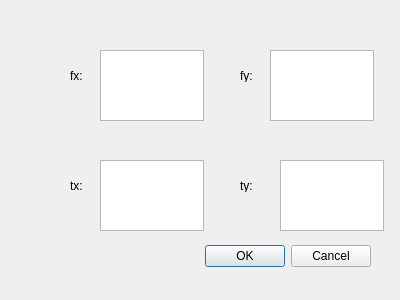
<?xml version="1.0" encoding="UTF-8"?>
<ui version="4.0">
 <class>Dialog</class>
 <widget class="QDialog" name="Dialog">
  <property name="geometry">
   <rect>
    <x>0</x>
    <y>0</y>
    <width>400</width>
    <height>300</height>
   </rect>
  </property>
  <property name="windowTitle">
   <string>Dialog</string>
  </property>
  <widget class="QDialogButtonBox" name="buttonBox">
   <property name="geometry">
    <rect>
     <x>30</x>
     <y>240</y>
     <width>341</width>
     <height>32</height>
    </rect>
   </property>
   <property name="orientation">
    <enum>Qt::Horizontal</enum>
   </property>
   <property name="standardButtons">
    <set>QDialogButtonBox::Cancel|QDialogButtonBox::Ok</set>
   </property>
  </widget>
  <widget class="QLabel" name="label">
   <property name="geometry">
    <rect>
     <x>70</x>
     <y>70</y>
     <width>54</width>
     <height>12</height>
    </rect>
   </property>
   <property name="text">
    <string>fx:</string>
   </property>
  </widget>
  <widget class="QLabel" name="label_2">
   <property name="geometry">
    <rect>
     <x>240</x>
     <y>70</y>
     <width>54</width>
     <height>12</height>
    </rect>
   </property>
   <property name="text">
    <string>fy:</string>
   </property>
  </widget>
  <widget class="QLabel" name="label_3">
   <property name="geometry">
    <rect>
     <x>70</x>
     <y>180</y>
     <width>54</width>
     <height>12</height>
    </rect>
   </property>
   <property name="text">
    <string>tx:</string>
   </property>
  </widget>
  <widget class="QLabel" name="label_4">
   <property name="geometry">
    <rect>
     <x>240</x>
     <y>180</y>
     <width>54</width>
     <height>12</height>
    </rect>
   </property>
   <property name="text">
    <string>ty:</string>
   </property>
  </widget>
  <widget class="QTextEdit" name="setFxTextEdit">
   <property name="geometry">
    <rect>
     <x>100</x>
     <y>50</y>
     <width>104</width>
     <height>71</height>
    </rect>
   </property>
  </widget>
  <widget class="QTextEdit" name="setFyTextEdit">
   <property name="geometry">
    <rect>
     <x>270</x>
     <y>50</y>
     <width>104</width>
     <height>71</height>
    </rect>
   </property>
  </widget>
  <widget class="QTextEdit" name="setTxTextEdit">
   <property name="geometry">
    <rect>
     <x>100</x>
     <y>160</y>
     <width>104</width>
     <height>71</height>
    </rect>
   </property>
  </widget>
  <widget class="QTextEdit" name="setTyTextEdit">
   <property name="geometry">
    <rect>
     <x>280</x>
     <y>160</y>
     <width>104</width>
     <height>71</height>
    </rect>
   </property>
  </widget>
 </widget>
 <resources/>
 <connections>
  <connection>
   <sender>buttonBox</sender>
   <signal>accepted()</signal>
   <receiver>Dialog</receiver>
   <slot>accept()</slot>
   <hints>
    <hint type="sourcelabel">
     <x>248</x>
     <y>254</y>
    </hint>
    <hint type="destinationlabel">
     <x>157</x>
     <y>274</y>
    </hint>
   </hints>
  </connection>
  <connection>
   <sender>buttonBox</sender>
   <signal>rejected()</signal>
   <receiver>Dialog</receiver>
   <slot>reject()</slot>
   <hints>
    <hint type="sourcelabel">
     <x>316</x>
     <y>260</y>
    </hint>
    <hint type="destinationlabel">
     <x>286</x>
     <y>274</y>
    </hint>
   </hints>
  </connection>
 </connections>
</ui>
